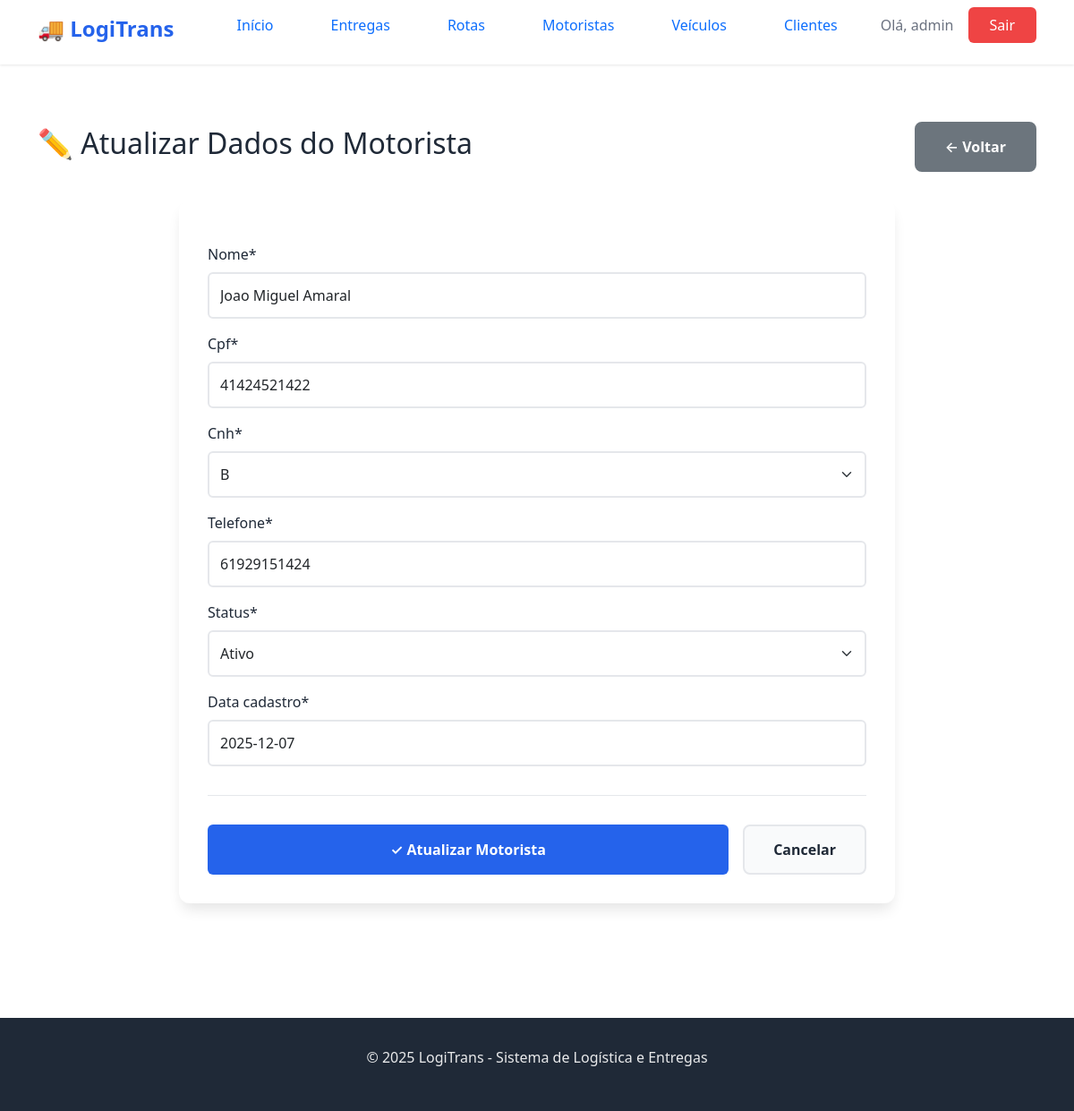
Page /atualizar_motorista/1 (signed in) on the earlier database version.
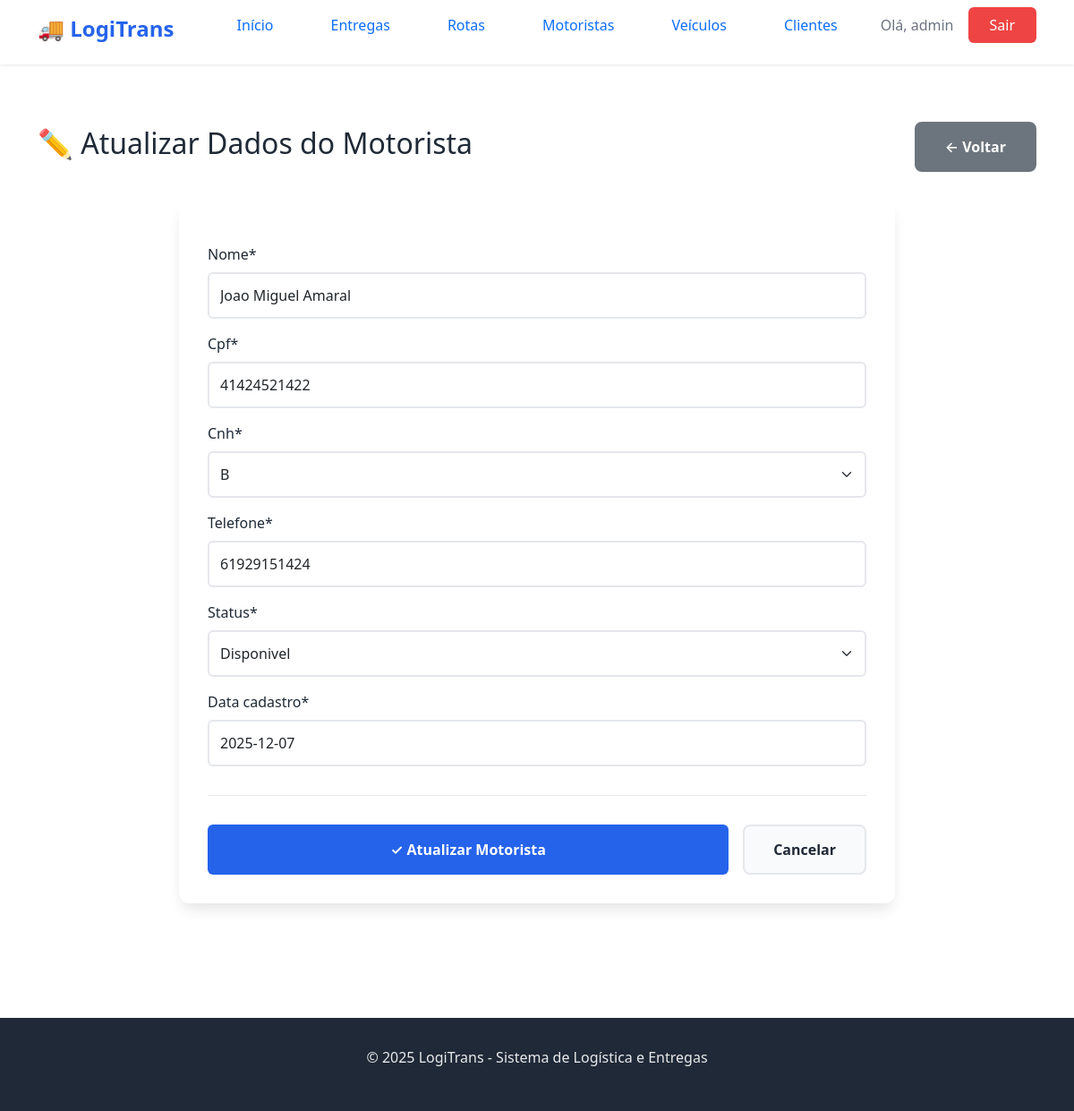
Same page on the later database version.
### logistica/models.py (models this page shows, shortened)
class Motorista(models.Model):
    STATUS_MOTORISTA = [
        ('ativo', 'Ativo'),
        ('inativo', 'Inativo'),
        ('em_rota', 'Em Rota'),
        ('disponível', 'Disponivel'),
    ]
    TIPO_CNH = [
        ('B', 'B'),
        ('C', 'C'),
        ('D', 'D'),
        ('E', 'E'),
    ]
    nome = models.CharField(max_length=100)
    cpf = models.IntegerField(unique=True)
    cnh = models.CharField(max_length=100, choices=TIPO_CNH)
    telefone = models.CharField(max_length=100)
    status = models.CharField(max_length=100, choices=STATUS_MOTORISTA, default='ativo')
    data_cadastro = models.DateField()

### logistica/views.py (the view)
# urls.py: path('atualizar_motorista/<int:id>', views.atualizar_motorista, name='atualizar_motorista'),
@login_required()
def atualizar_motorista(request, id):
    motorista = get_object_or_404(Motorista, id=id)
    if request.method == 'POST':
        form = MotoristaForm(request.POST, instance=motorista)
        if form.is_valid():
            form.save()
            messages.success(request, 'Dados atualizados com sucesso!')
            return redirect('list_motorista')
    else:
        form = MotoristaForm(instance=motorista)
    context = {
        'form': form
    }
    return render(request, 'log/atualizar_motorista.html', context)

### logistica/forms.py
class MotoristaForm(forms.ModelForm):
    class Meta:
        model = Motorista
        fields = "__all__"

### logistica/templates/log/atualizar_motorista.html (shortened to what this page needs)
{% extends 'log/base.html' %}
{% load crispy_forms_tags %}
{% block content %}
<section class="page-section">
    <div class="container">
        <div class="page-header">
            <h1>✏️ Atualizar Dados do Motorista</h1>
            <a href="{% url 'list_motorista' %}" class="btn-secondary">← Voltar</a>
        </div>
        <div class="form-card">
            <form method="post" enctype="multipart/form-data" class="form-styled">
                {{ form|crispy }}
                <div class="form-actions">
                    <button type="submit" class="btn-submit">
                        <span>✓</span> Atualizar Motorista
                    </button>
                    <a href="{% url 'list_motorista' %}" class="btn-cancel">Cancelar</a>
                </div>
            </form>
        </div>
    </div>
</section>
{% endblock %}

Differences in the rows shown:
changed Motorista "Joao Miguel Amaral": status "Ativo" → "Disponivel"
